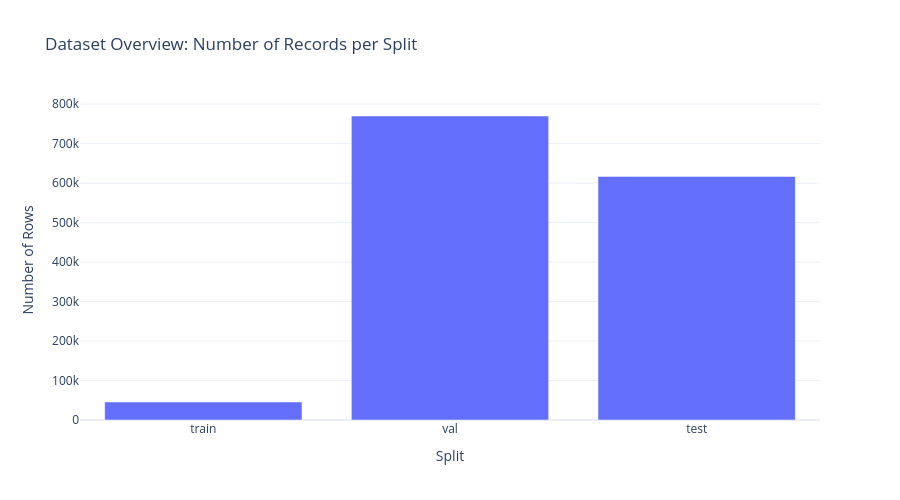

Notebook cell for this chart:
### Code cell
fig = go.Figure()

fig.add_trace(go.Bar(
    x=overview_df["Split"],
    y=overview_df["Rows"],
    name="Rows"
))

fig.update_layout(
    title="Dataset Overview: Number of Records per Split",
    xaxis_title="Split",
    yaxis_title="Number of Rows",
    template="plotly_white",
    height=500
)

fig.show()

### Figure 1 — Plotly figure (JSON) as saved in the notebook; plotly's stock layout.template omitted (floating-point values rounded to 4 significant figures)
{"data": [{"name": "Rows", "type": "bar", "x": ["train", "val", "test"], "y": [45717, 769979, 617005]}], "layout": {"height": 500, "title": {"text": "Dataset Overview: Number of Records per Split"}, "xaxis": {"title": {"text": "Split"}}, "yaxis": {"title": {"text": "Number of Rows"}}}}
